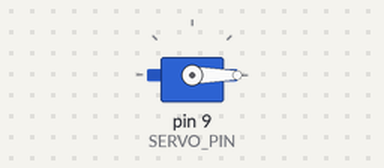
Simulated run of this sketch. Board: Arduino Uno, built with avr-gcc and run on an emulated ATmega328P. On the bench: servo.

Above: at 0.05 s.
At 6.0 s:
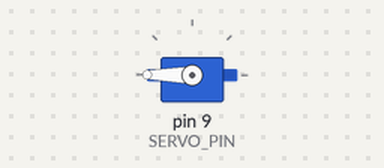
Timing chart, 0 to 7.8 s (numbered marks = the images above):
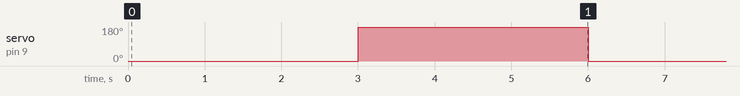

The sketch:

Servo_Sweep_ver2.ino
```cpp
/*Note: Technically, the servo is only "writing" to angles 0 and 180,
But to get from 0 to 180, the servo has to hit all angles, hence it gives the illusion of
"writing" to all angles. Same idea goes for 180 to 0.
*/

#include <Servo.h>

// using define for static variables will save big time on memory
// #define VeriableName value
#define SERVO_DELAY 3000
#define SERVO_PIN 9

//int position = 0;

Servo myservo; // Creating a Servo object

void setup() {

  myservo.attach(SERVO_PIN); // Attaching pin 9 to myservo object
}

void servo_sweep(int pos, int pause){ // Sweeps to a position and exits after a delay;
  myservo.write(pos);
  delay(pause);
  return;
}


void loop() {

  servo_sweep(0,SERVO_DELAY);
  servo_sweep(180,SERVO_DELAY);

}
```

Measured:
- by itself, servo on pin 9 (SERVO_PIN): alternates 180° for 3.0 s and 0° for 3.0 s
